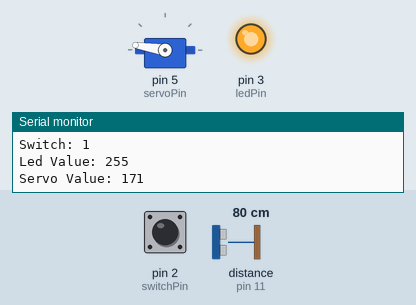
Bench run of a sketch on a simulated Arduino Uno, built with avr-gcc and run on an emulated ATmega328P. Shown: servo, output pins drawn as LEDs (lit = HIGH), the last lines printed to the serial monitor. Wiring (inferred from the names in the program): ultrasonic range finder: trigger pin 12; echo pin 11. Inputs (shaded band) come from the test bench; at power-on: distance to the obstacle (sensor on pin 11) 80 cm, pin 2 (switchPin) HIGH. The echo pulse lasts 58.3 µs per cm; pins used as bus, display or sensor lines are not drawn.

Above: at 1.2 s.
1.3 s: distance to the obstacle (sensor on pin 11) set to 2 cm
At 2.8 s:
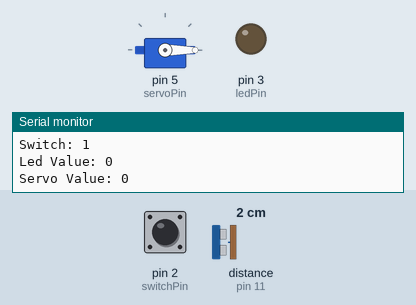
4.3 s: distance to the obstacle (sensor on pin 11) set to 4 cm
At 5.0 s:
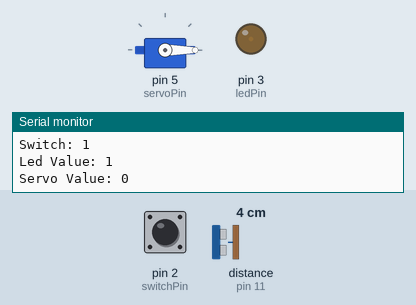
7.3 s: distance to the obstacle (sensor on pin 11) set to 35 cm
At 8.4 s:
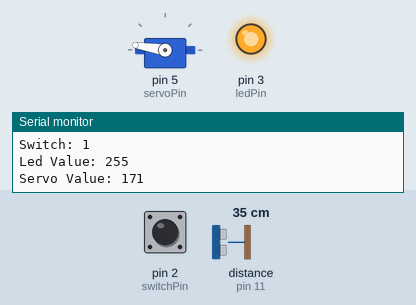
10.3 s: pin 2 (switchPin) pulled LOW for 0.15 s
At 10.37 s:
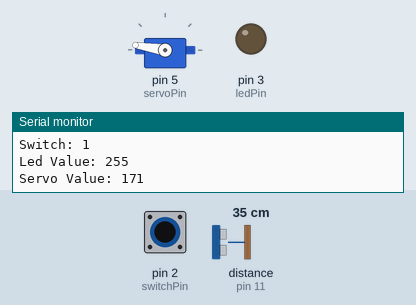
11.9 s: distance to the obstacle (sensor on pin 11) set to 18 cm
At 12.6 s:
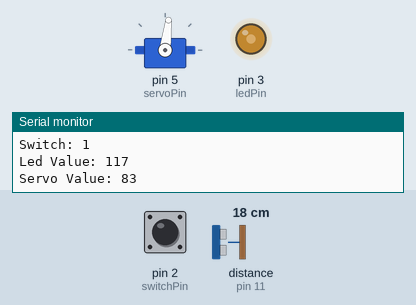
14.9 s: pin 2 (switchPin) pulled LOW for 1 s
At 15.3 s:
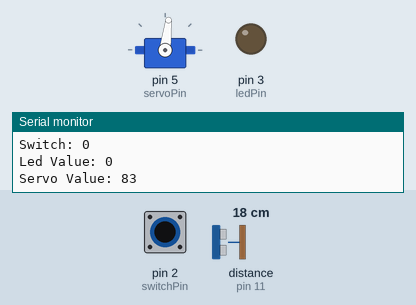
Timing chart, 0 to 17.9 s (numbered marks = the images above; inputs shaded):
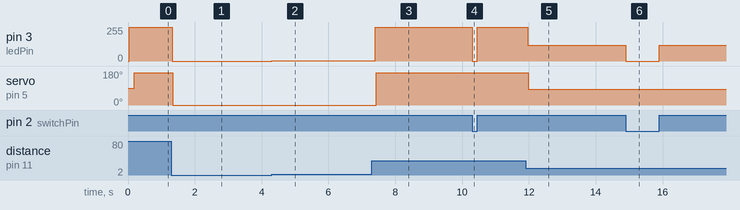

The sketch:

CombineEverything.ino
```cpp
//Make your LED vary in brightness and servo move according to the sonar reading
//LED switches off if you press the switch

//includes
#include "Servo.h"

//instantiating objects
Servo myServo;

//pin configurations
const int trigPin = 12; //trigger pin for the sonar - this pin is to trigger the sonar, pull up 10us
const int echoPin = 11; //echo pin for the sonar - this pin is to read in the pulse from the sonar
const int ledPin = 3; //this is the pin that controls the LED
const int switchPin = 2; //this is the pin that reads in whether the switch is depressed, the switch pulls to gnd
const int servoPin = 5; //this pin is connected to the PWM input of the rc servo

//global variables
unsigned long duration; //this holds the value of the high pulse from the sonar, telling us the distance reading
int ledValue; //this holds the value of the led command, from 0 to 255 for the analogWrite
int servoValue; //this holds the value of the the servo command
unsigned char switchValue; //this stores the value of the switch so that we can print it and use it
unsigned long serialPrint; //this notes down the last time that we've printed to the serial

//constants
const float durationExpSens = 0.1; //strength of the exponential filter for the sonar readings
const int maxSonar = 2000; //max value of the sonar that we'll be considering
const int minSonar = 200; //min value of the sonar that we'll be considering
const int servoPrintDelay = 500; //length of time in milliseconds that we'll wait before the next print to serial
const float servoExpSens = 0.1; //the strength of the exponential filter for the servo commands - smaller is stronger
const unsigned char servoMaxAngle = 180; //the maximum angle of the servo, this is actually decided by the library.

void setup() {
  //initializing all our variables:
  duration = 0;
  ledValue = 0;
  servoValue = 0;
  switchValue = 0;

  //starting the serial channel
  Serial.begin(9600);

  //configuring all the pin modes
  pinMode(trigPin, OUTPUT);
  pinMode(echoPin, INPUT);
  pinMode(ledPin, OUTPUT);
  pinMode(switchPin, INPUT);

  //important starting pin configurations
  digitalWrite(trigPin, LOW);
  digitalWrite(switchPin, HIGH); //while the switchPin is an input, this line makes it pull high

  //attaching the servos
  myServo.attach(servoPin);

  //note down the first serialprint timer.
  serialPrint = millis();
}

void loop() {
  //Getting Sonar Readings
  digitalWrite(trigPin, HIGH);
  delayMicroseconds(10);
  digitalWrite(trigPin, LOW);

  //exponential filtering of the duration
  duration = (unsigned long)((1 -durationExpSens) * duration + durationExpSens * pulseIn(echoPin, HIGH));

  //ensuring that the sonar reading falls within the max and min limits
  if(duration > maxSonar){
    duration = maxSonar;
  }
  else if(duration < minSonar){
    duration = minSonar;
  }

  //checking for the switch
  switchValue = digitalRead(switchPin);


  //writing the led value
  if(switchValue){
    ledValue = (duration-minSonar)*255/(maxSonar-minSonar); //scaling the led value
    analogWrite(ledPin, ledValue);
  }
  else{
    ledValue = 0;
    analogWrite(ledPin, ledValue);
  }


  //writing the servo value
  servoValue = (int)((1 - servoExpSens)*servoValue + servoExpSens*(duration-minSonar)*servoMaxAngle/(maxSonar-minSonar));
  myServo.write(servoValue);

  //delaying so this doesn't happen too often and we don't get flooded with information
  if(millis() - serialPrint > servoPrintDelay){
    serialPrint = millis();
    Serial.print("Sonar pulse duration: ");
    Serial.println(duration);
    Serial.print("Switch: ");
    Serial.println(switchValue);
    Serial.print("Led Value: ");
    Serial.println(ledValue);
    Serial.print("Servo Value: ");
    Serial.println(servoValue);
  }
}
```

Measured:
- after the input at 1.3 s, pin 3 (ledPin): 255/255 → 0/255 at once; servo on pin 5 (servoPin): 171° → 0° at once
- after the input at 4.3 s, pin 3 (ledPin): 0/255 → 1/255 at once
- after the input at 7.3 s, servo on pin 5 (servoPin): 0° → 171° after 0.13 s
- after the input at 10.3 s, pin 3 (ledPin): 255/255 → 0/255 at once, → 255/255 0.15 s later
- after the input at 11.9 s, pin 3 (ledPin): 255/255 → 117/255 after 0.07 s; servo on pin 5 (servoPin): 171° → 83° after 0.08 s
- after the input at 14.9 s, pin 3 (ledPin): 117/255 → 0/255 at once, → 117/255 1.0 s later
